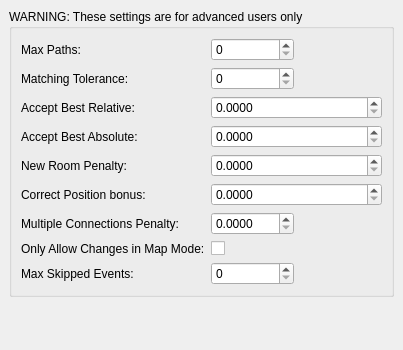
<?xml version="1.0" encoding="UTF-8"?>
<ui version="4.0">
 <class>PathmachinePage</class>
 <widget class="QWidget" name="PathmachinePage">
  <property name="geometry">
   <rect>
    <x>0</x>
    <y>0</y>
    <width>403</width>
    <height>350</height>
   </rect>
  </property>
  <property name="sizePolicy">
   <sizepolicy hsizetype="Preferred" vsizetype="Preferred">
    <horstretch>0</horstretch>
    <verstretch>0</verstretch>
   </sizepolicy>
  </property>
  <property name="minimumSize">
   <size>
    <width>0</width>
    <height>0</height>
   </size>
  </property>
  <property name="windowTitle">
   <string>Form1</string>
  </property>
  <layout class="QVBoxLayout">
   <property name="spacing">
    <number>6</number>
   </property>
   <property name="leftMargin">
    <number>9</number>
   </property>
   <property name="topMargin">
    <number>9</number>
   </property>
   <property name="rightMargin">
    <number>9</number>
   </property>
   <property name="bottomMargin">
    <number>9</number>
   </property>
   <item>
    <widget class="QGroupBox" name="groupBox_1">
     <property name="title">
      <string>WARNING: These settings are for advanced users only</string>
     </property>
     <layout class="QGridLayout">
      <property name="leftMargin">
       <number>9</number>
      </property>
      <property name="topMargin">
       <number>9</number>
      </property>
      <property name="rightMargin">
       <number>9</number>
      </property>
      <property name="bottomMargin">
       <number>9</number>
      </property>
      <property name="spacing">
       <number>6</number>
      </property>
      <item row="3" column="0">
       <widget class="QLabel" name="label_2">
        <property name="text">
         <string>Accept Best Absolute:</string>
        </property>
       </widget>
      </item>
      <item row="2" column="1" colspan="2">
       <widget class="QDoubleSpinBox" name="acceptBestRelativeDoubleSpinBox">
        <property name="decimals">
         <number>4</number>
        </property>
        <property name="maximum">
         <double>100.000000000000000</double>
        </property>
       </widget>
      </item>
      <item row="4" column="1" colspan="2">
       <widget class="QDoubleSpinBox" name="newRoomPenaltyDoubleSpinBox">
        <property name="decimals">
         <number>4</number>
        </property>
        <property name="maximum">
         <double>100.000000000000000</double>
        </property>
       </widget>
      </item>
      <item row="4" column="0">
       <widget class="QLabel" name="label_3">
        <property name="text">
         <string>New Room Penalty:</string>
        </property>
       </widget>
      </item>
      <item row="2" column="0">
       <widget class="QLabel" name="label">
        <property name="text">
         <string>Accept Best Relative:</string>
        </property>
       </widget>
      </item>
      <item row="5" column="1" colspan="2">
       <widget class="QDoubleSpinBox" name="correctPositionBonusDoubleSpinBox">
        <property name="decimals">
         <number>4</number>
        </property>
        <property name="maximum">
         <double>100.000000000000000</double>
        </property>
       </widget>
      </item>
      <item row="5" column="0">
       <widget class="QLabel" name="label_4">
        <property name="text">
         <string>Correct Position bonus:</string>
        </property>
       </widget>
      </item>
      <item row="3" column="1" colspan="2">
       <widget class="QDoubleSpinBox" name="acceptBestAbsoluteDoubleSpinBox">
        <property name="decimals">
         <number>4</number>
        </property>
        <property name="maximum">
         <double>100.000000000000000</double>
        </property>
       </widget>
      </item>
      <item row="1" column="1">
       <widget class="QSpinBox" name="matchingToleranceSpinBox">
        <property name="maximum">
         <number>100</number>
        </property>
       </widget>
      </item>
      <item row="0" column="0">
       <widget class="QLabel" name="label_5">
        <property name="text">
         <string>Max Paths:</string>
        </property>
       </widget>
      </item>
      <item row="0" column="1">
       <widget class="QSpinBox" name="maxPaths">
        <property name="maximum">
         <number>100000</number>
        </property>
       </widget>
      </item>
      <item row="1" column="0">
       <widget class="QLabel" name="label_6">
        <property name="text">
         <string>Matching Tolerance:</string>
        </property>
       </widget>
      </item>
      <item row="6" column="0">
       <widget class="QLabel" name="label_7">
        <property name="text">
         <string>Multiple Connections Penalty:</string>
        </property>
       </widget>
      </item>
      <item row="6" column="1">
       <widget class="QDoubleSpinBox" name="multipleConnectionsPenaltyDoubleSpinBox">
        <property name="decimals">
         <number>4</number>
        </property>
        <property name="maximum">
         <double>100.000000000000000</double>
        </property>
       </widget>
      </item>
      <item row="7" column="0">
       <widget class="QLabel" name="onlyAllowChangesInMapModeLabel">
        <property name="text">
         <string>Only Allow Changes in Map Mode:</string>
        </property>
       </widget>
      </item>
      <item row="7" column="1">
       <widget class="QCheckBox" name="onlyAllowChangesInMapModeCheckBox"/>
      </item>
      <item row="8" column="0">
       <widget class="QLabel" name="maxSkippedLabel">
        <property name="text">
         <string>Max Skipped Events:</string>
        </property>
       </widget>
      </item>
      <item row="8" column="1">
       <widget class="QSpinBox" name="maxSkippedSpinBox">
        <property name="maximum">
         <number>100</number>
        </property>
       </widget>
      </item>
     </layout>
    </widget>
   </item>
   <item>
    <spacer name="verticalSpacer">
     <property name="orientation">
      <enum>Qt::Vertical</enum>
     </property>
     <property name="sizeHint" stdset="0">
      <size>
       <width>20</width>
       <height>40</height>
      </size>
     </property>
    </spacer>
   </item>
  </layout>
 </widget>
 <tabstops>
  <tabstop>maxPaths</tabstop>
  <tabstop>matchingToleranceSpinBox</tabstop>
  <tabstop>acceptBestRelativeDoubleSpinBox</tabstop>
  <tabstop>acceptBestAbsoluteDoubleSpinBox</tabstop>
  <tabstop>newRoomPenaltyDoubleSpinBox</tabstop>
  <tabstop>correctPositionBonusDoubleSpinBox</tabstop>
  <tabstop>multipleConnectionsPenaltyDoubleSpinBox</tabstop>
  <tabstop>onlyAllowChangesInMapModeCheckBox</tabstop>
  <tabstop>maxSkippedSpinBox</tabstop>
 </tabstops>
 <resources/>
 <connections/>
</ui>
